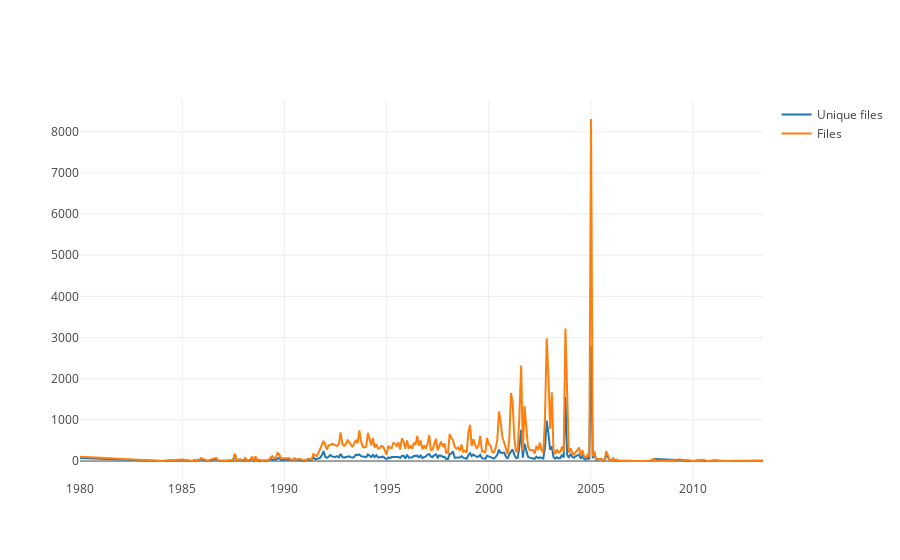

Notebook code cell kept with this figure:
### Code cell
years = files['LAST_MODIFIED'].dt.strftime('%Y-%m').value_counts().sort_index()
uyears = unique_files['LAST_MODIFIED'].dt.strftime('%Y-%m').value_counts().sort_index()
uyears = uyears.reset_index()
years = years.reset_index()
uyears = uyears[uyears['index'] < '2014-01']
years = years[years['index'] < '2014-01']
data = [
    go.Scatter(x=uyears['index'], y=uyears['LAST_MODIFIED'], name='Unique files'),
    go.Scatter(x=years['index'], y=years['LAST_MODIFIED'], name='Files')]

iplot(data, filename='pandas-time-series')

### Figure 1 — Plotly figure (JSON) as saved in the notebook; plotly's stock layout.template omitted (floating-point values rounded to 4 significant figures; data arrays with more than 128 entries replaced by an {"elided": "..."} marker saying what was removed)
{"data": [{"name": "Unique files", "type": "scatter", "uid": "f1d49764-af65-43bc-b4ed-612efbe683a6", "x": {"elided": "278 str values"}, "y": {"elided": "278 int values"}}, {"name": "Files", "type": "scatter", "uid": "50a362e9-960f-4dbb-826e-dc4536520f0b", "x": {"elided": "279 str values"}, "y": {"elided": "279 int values"}}], "layout": {}}
